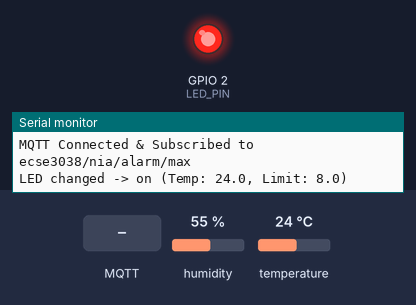
The program below on a simulated ESP32. Parts: output pins drawn as LEDs (lit = HIGH), the last lines printed to the serial monitor. The inputs (shaded band) are chosen by the test bench; at power-on: temperature 24 °C, humidity 55 %. WiFi joins after 1.5 s; servers stay silent unless stated; uploads are accepted with an empty reply; no MQTT or app messages arrive unless stated.

Above: at 2.7 s.
2.8 s: temperature set to 8.5 °C
4.7 s: temperature set to 7.5 °C
At 6.9 s:
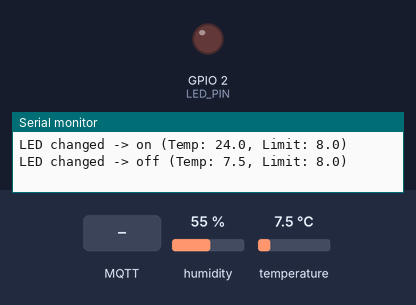
10.7 s: MQTT message "1" arrives on the first subscribed topic
At 11.8 s:
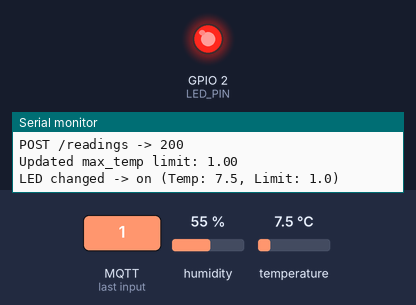
Timing chart, 0 to 13.7 s (numbered marks = the images above; inputs shaded):
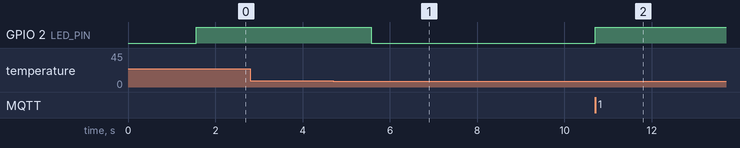

The program:

main.cpp
```cpp
#include <Arduino.h>
#include <WiFi.h>
#include <HTTPClient.h>
#include <PubSubClient.h>
#include <ArduinoJson.h>
#include <DHT.h>
#include "secrets.h"

#define DHTPIN 15
#define DHTTYPE DHT22
#define LED_PIN 2

// Update these two to match your VM domain and MQTT_NAME from .env
const char* SERVER_URL = "http://iot-nharris2005.northcentralus.cloudapp.azure.com/readings";
const char* MQTT_NAME  = "nia";
const char* MQTT_BROKER = "135.232.203.144";

String topicMax   = String("ecse3038/") + MQTT_NAME + "/alarm/max";
String topicState = String("ecse3038/") + MQTT_NAME + "/alarm/state";
String topicStatus = String("ecse3038/") + MQTT_NAME + "/status";

DHT dht(DHTPIN, DHTTYPE);
WiFiClient wifiClient;
PubSubClient mqtt(wifiClient);

float maxTempLimit = 8.0; // Default until retained message arrives
bool lastLedState = false;
unsigned long lastPostTime = 0;

// Helper: Validate if incoming MQTT string is a valid number (rejects "abc")
bool isValidFloat(String str, float &outVal) {
  str.trim();
  if (str.length() == 0) return false;
  char* endPtr = nullptr;
  float val = strtod(str.c_str(), &endPtr);
  if (endPtr == str.c_str() || *endPtr != '\0') return false;
  outVal = val;
  return true;
}

// B4 & B5: Evaluate LED immediately and publish alarm/state ONLY when it changes
void evaluateAlarm(float currentTemp) {
  bool shouldBeOn = (currentTemp > maxTempLimit);
  digitalWrite(LED_PIN, shouldBeOn ? HIGH : LOW);

  if (shouldBeOn != lastLedState) {
    lastLedState = shouldBeOn;
    const char* stateStr = shouldBeOn ? "on" : "off";
    mqtt.publish(topicState.c_str(), stateStr, true);
    Serial.printf("LED changed -> %s (Temp: %.1f, Limit: %.1f)\n", stateStr, currentTemp, maxTempLimit);
  }
}

// B3: Handle incoming alarm/max messages
void mqttCallback(char* topic, byte* payload, unsigned int length) {
  String msg;
  for (unsigned int i = 0; i < length; i++) {
    msg += (char)payload[i];
  }

  float parsedLimit;
  if (isValidFloat(msg, parsedLimit)) {
    maxTempLimit = parsedLimit;
    Serial.printf("Updated max_temp limit: %.2f\n", maxTempLimit);
    float currentTemp = dht.readTemperature();
    if (!isnan(currentTemp)) {
      evaluateAlarm(currentTemp); // React immediately when limit arrives
    }
  } else {
    Serial.printf("Ignored invalid limit payload: %s\n", msg.c_str());
  }
}

// B2: Connect to Class Broker with Last Will ("offline", retained)
void reconnectMQTT() {
  while (!mqtt.connected()) {
    String clientId = "esp32-" + WiFi.macAddress();
    // connect(id, willTopic, willQoS, willRetain, willMessage)
    if (mqtt.connect(clientId.c_str(), topicStatus.c_str(), 1, true, "offline")) {
      mqtt.publish(topicStatus.c_str(), "online", true);
      mqtt.subscribe(topicMax.c_str());
      Serial.println("MQTT Connected & Subscribed to " + topicMax);
    } else {
      delay(2000);
    }
  }
}

void setup() {
  Serial.begin(115200);
  pinMode(LED_PIN, OUTPUT);
  digitalWrite(LED_PIN, LOW);
  dht.begin();

  WiFi.begin("Wokwi-GUEST", "");
  while (WiFi.status() != WL_CONNECTED) {
    delay(500);
  }
  Serial.println("WiFi Connected! MAC: " + WiFi.macAddress());

  mqtt.setServer(MQTT_BROKER, 1883);
  mqtt.setCallback(mqttCallback);
  reconnectMQTT();

  // Publish initial state ("off") on boot
  mqtt.publish(topicState.c_str(), "off", true);
}

void loop() {
  if (!mqtt.connected()) {
    reconnectMQTT();
  }
  mqtt.loop();

  float temp = dht.readTemperature();
  if (!isnan(temp)) {
    evaluateAlarm(temp); // Continuously check sensor slider changes
  }

  // B1: Every 10 seconds, POST {"mac", "temp"} to API
  if (millis() - lastPostTime >= 10000) {
    lastPostTime = millis();
    if (WiFi.status() == WL_CONNECTED && !isnan(temp)) {
      HTTPClient http;
      http.begin(SERVER_URL);
      http.addHeader("Content-Type", "application/json");
      http.addHeader("X-API-Key", DEVICE_KEY);

      JsonDocument doc;
      doc["mac"] = WiFi.macAddress();
      doc["temp"] = temp;

      String body;
      serializeJson(doc, body);
      int code = http.POST(body);
      Serial.printf("POST /readings -> %d\n", code);
      http.end();
    }
  }
}
```

secrets.h
```cpp
#ifndef SECRETS_H
#define SECRETS_H
#define DEVICE_KEY "paste-your-generated-key-here"

#endif
```

Measured:
- the behaviour switches between 8.1 and 8 °C on temperature (found by bisection; images 0 and 1)
- after the input at 2.8 s, every drawn part: stays the same
- after the input at 4.7 s, GPIO 2 (LED_PIN): HIGH → LOW after 0.87 s
- after the input at 10.7 s, GPIO 2 (LED_PIN): LOW → HIGH at once
